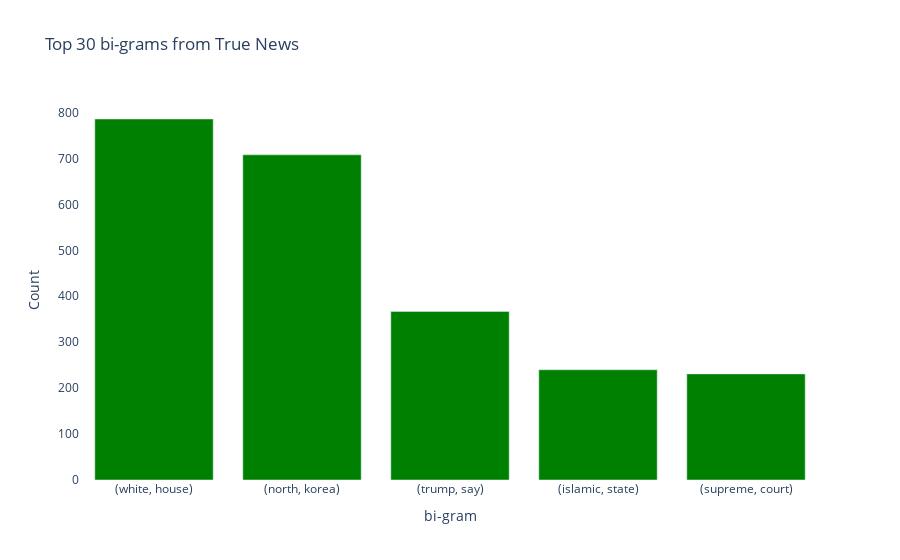

The code cell stored with this chart in its notebook:
### Code cell
## 2 gram for true news

true_words = basic_clean(''.join(str(df_[df_['output']==1]['news'].tolist())))
bigram_true=(pd.Series(nltk.ngrams(true_words, 2)).value_counts())[:5]
bigram_true=pd.DataFrame(bigram_true)
bigram_true['in']=bigram_true.index
bigram_true['in'] = bigram_true.apply(lambda x: '('+x['in'][0]+', '+x['in'][1]+')',axis=1)
plot_data = [
    go.Bar(
        x=bigram_true['in'],
        y=bigram_true[0],
        #name='True',
        #x_axis="OTI",
        #y_axis="time",
        marker = dict(
            color = 'Green'
        )
    )
]
plot_layout = go.Layout(
        title='Top 30 bi-grams from True News',
        yaxis_title='Count',
        xaxis_title='bi-gram',
        plot_bgcolor='rgba(0,0,0,0)'
    )
fig = go.Figure(data=plot_data, layout=plot_layout)
pyoff.iplot(fig)

### Figure 1 — Plotly figure (JSON) as saved in the notebook; plotly's stock layout.template omitted (floating-point values rounded to 4 significant figures)
{"data": [{"marker": {"color": "Green"}, "type": "bar", "x": ["(white, house)", "(north, korea)", "(trump, say)", "(islamic, state)", "(supreme, court)"], "y": [786, 708, 367, 240, 231]}], "layout": {"plot_bgcolor": "rgba(0,0,0,0)", "title": {"text": "Top 30 bi-grams from True News"}, "xaxis": {"title": {"text": "bi-gram"}}, "yaxis": {"title": {"text": "Count"}}}}
